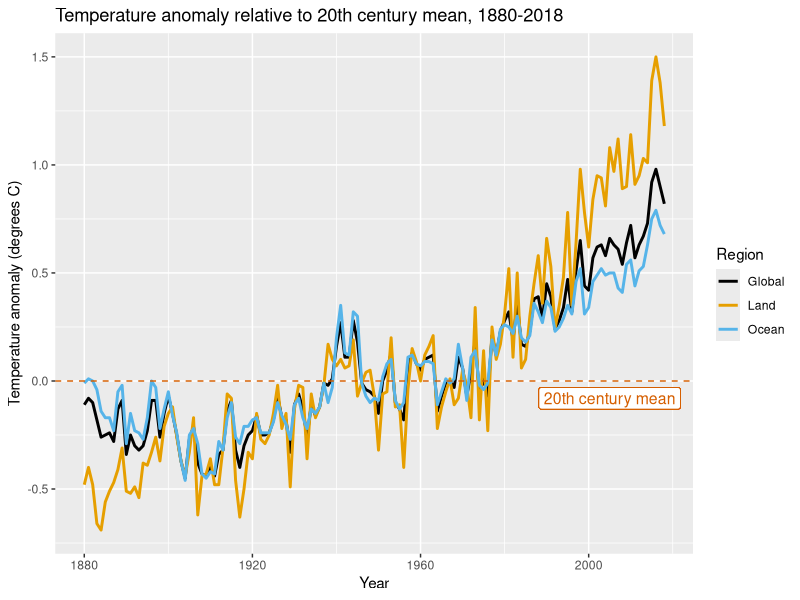
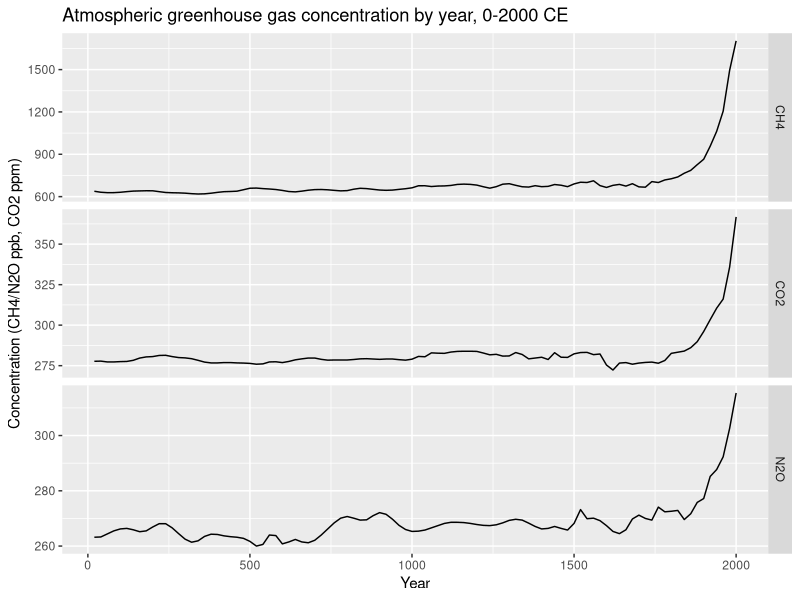
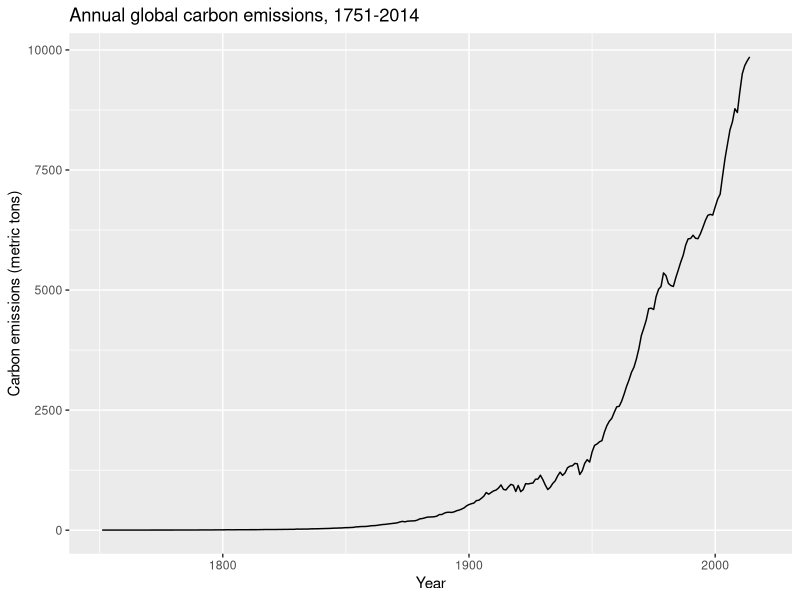
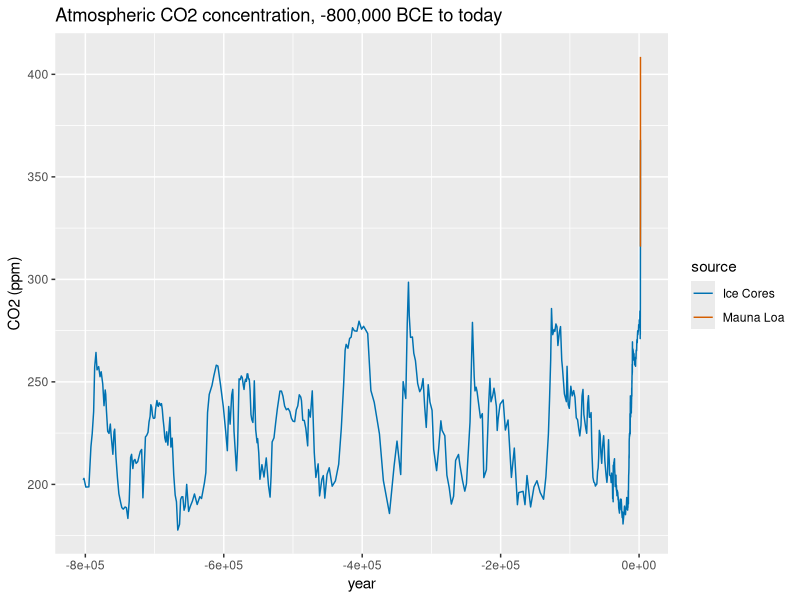
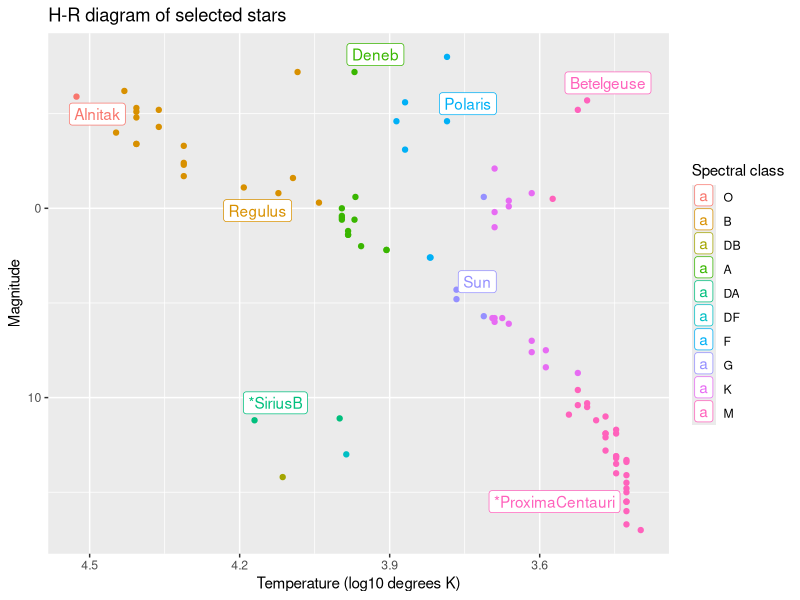
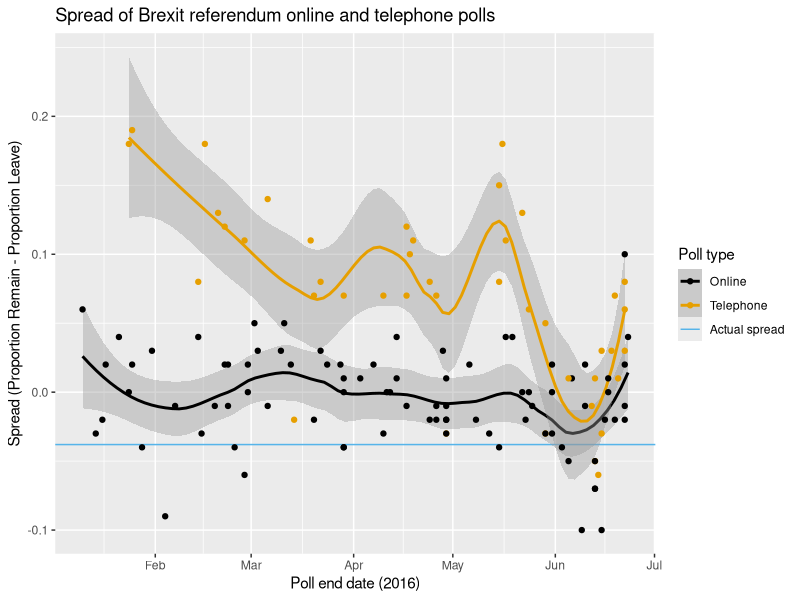
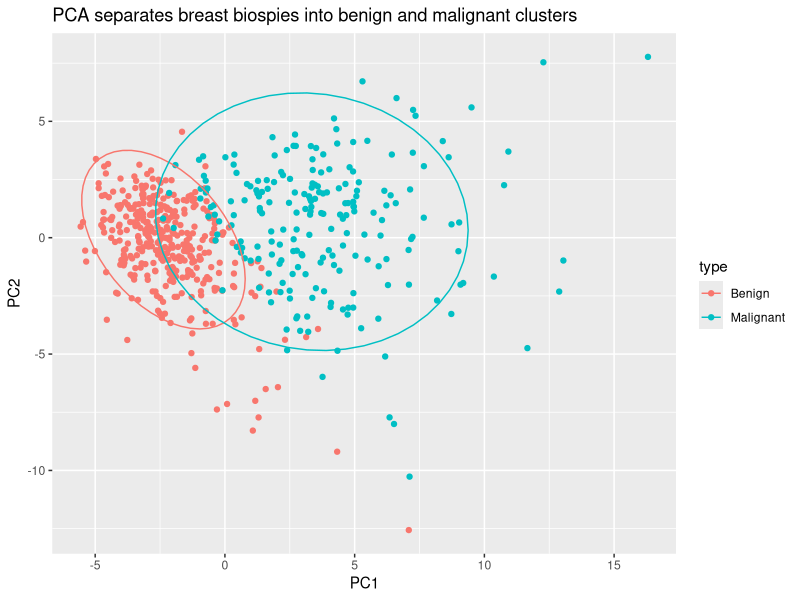

These charts were generated, in order, by the following R code:
## ---- chunk 1
library(dslabs)
## ---- chunk 2
# install packages if necessary
if(!require("tidyverse")) install.packages("tidyverse")
if(!require("ggrepel")) install.packages("ggrepel")
if(!require("matrixStats")) install.packages("matrixStats")


# load libraries
library(tidyverse)
library(ggrepel)
library(matrixStats)

# set colorblind-friendly color palette
colorblind_palette <- c("black", "#E69F00", "#56B4E9", "#009E73",
                        "#CC79A7", "#F0E442", "#0072B2", "#D55E00")
## ---- chunk 3
data(temp_carbon)

# line plot of annual global, land and ocean temperature anomalies since 1880
temp_carbon %>%
    select(Year = year, Global = temp_anomaly, Land = land_anomaly, Ocean = ocean_anomaly) %>%
    gather(Region, Temp_anomaly, Global:Ocean) %>%
    ggplot(aes(Year, Temp_anomaly, col = Region)) +
    geom_line(size = 1) +
    geom_hline(aes(yintercept = 0), col = colorblind_palette[8], lty = 2) +
    geom_label(aes(x = 2005, y = -.08), col = colorblind_palette[8], 
               label = "20th century mean", size = 4) +
    ylab("Temperature anomaly (degrees C)") +
    xlim(c(1880, 2018)) +
    scale_color_manual(values = colorblind_palette) +
    ggtitle("Temperature anomaly relative to 20th century mean, 1880-2018")
## ---- chunk 4
data(greenhouse_gases)

# line plots of atmospheric concentrations of the three major greenhouse gases since 0 CE
greenhouse_gases %>%
    ggplot(aes(year, concentration)) +
    geom_line() +
    facet_grid(gas ~ ., scales = "free") +
    xlab("Year") +
    ylab("Concentration (CH4/N2O ppb, CO2 ppm)") +
    ggtitle("Atmospheric greenhouse gas concentration by year, 0-2000 CE")
## ---- chunk 5
# line plot of anthropogenic carbon emissions over 250+ years
temp_carbon %>%
    ggplot(aes(year, carbon_emissions)) +
    geom_line() +
    xlab("Year") +
    ylab("Carbon emissions (metric tons)") +
    ggtitle("Annual global carbon emissions, 1751-2014")
## ---- chunk 6
data(historic_co2)

# line plot of atmospheric CO2 concentration over 800K years, colored by data source
historic_co2 %>%
    ggplot(aes(year, co2, col = source)) +
    geom_line() +
    ylab("CO2 (ppm)") +
    scale_color_manual(values = colorblind_palette[7:8]) +
    ggtitle("Atmospheric CO2 concentration, -800,000 BCE to today")
## ---- chunk 7
data(stars)

# H-R diagram color-coded by spectral class
stars %>%
    mutate(type = factor(type, levels = c("O", "B", "DB", "A", "DA", "DF", "F", "G", "K", "M")),
           star = ifelse(star %in% c("Sun", "Polaris", "Betelgeuse", "Deneb",
                                     "Regulus", "*SiriusB", "Alnitak", "*ProximaCentauri"),
                         as.character(star), NA)) %>%
    ggplot(aes(log10(temp), magnitude, col = type)) +
    geom_point() +
    geom_label_repel(aes(label = star)) +
    scale_x_reverse() +
    scale_y_reverse() +
    xlab("Temperature (log10 degrees K)") +
    ylab("Magnitude") +
    labs(color = "Spectral class") +
    ggtitle("H-R diagram of selected stars")
## ---- chunk 8
data(brexit_polls)

# plot of Brexit referendum polling spread between "Remain" and "Leave" over time
brexit_polls %>%
    ggplot(aes(enddate, spread, color = poll_type)) +
    geom_hline(aes(yintercept = -.038, color = "Actual spread")) +
    geom_smooth(method = "loess", span = 0.4) +
    geom_point() +
    scale_color_manual(values = colorblind_palette[1:3]) +
    xlab("Poll end date (2016)") +
    ylab("Spread (Proportion Remain - Proportion Leave)") +
    labs(color = "Poll type") +
    ggtitle("Spread of Brexit referendum online and telephone polls")
## ---- chunk 9
# scale x values
x_centered <- sweep(brca$x, 2, colMeans(brca$x))
x_scaled <- sweep(x_centered, 2, colSds(brca$x), FUN = "/")

# principal component analysis
pca <- prcomp(x_scaled) 

# scatterplot of PC2 versus PC1 with an ellipse to show the cluster regions
data.frame(pca$x[,1:2], type = ifelse(brca$y == "B", "Benign", "Malignant")) %>%
    ggplot(aes(PC1, PC2, color = type)) +
    geom_point() +
    stat_ellipse() +
    ggtitle("PCA separates breast biospies into benign and malignant clusters")
